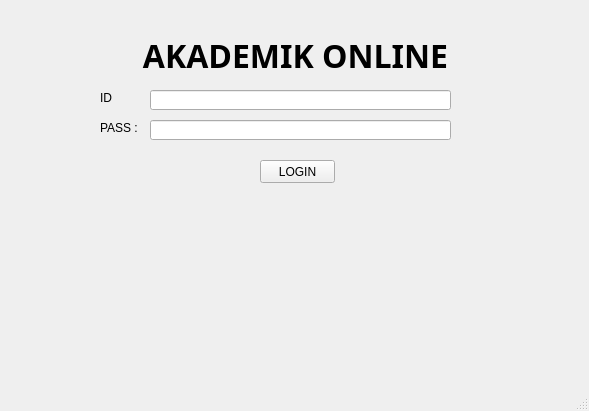
<?xml version="1.0" encoding="UTF-8"?>
<ui version="4.0">
 <class>MainWindow</class>
 <widget class="QMainWindow" name="MainWindow">
  <property name="geometry">
   <rect>
    <x>0</x>
    <y>0</y>
    <width>589</width>
    <height>411</height>
   </rect>
  </property>
  <property name="windowTitle">
   <string>MainWindow</string>
  </property>
  <widget class="QWidget" name="centralwidget">
   <widget class="QLabel" name="label">
    <property name="geometry">
     <rect>
      <x>100</x>
      <y>90</y>
      <width>31</width>
      <height>16</height>
     </rect>
    </property>
    <property name="text">
     <string>ID      :</string>
    </property>
   </widget>
   <widget class="QLabel" name="label_2">
    <property name="geometry">
     <rect>
      <x>100</x>
      <y>120</y>
      <width>41</width>
      <height>16</height>
     </rect>
    </property>
    <property name="text">
     <string>PASS :</string>
    </property>
   </widget>
   <widget class="QLabel" name="judul">
    <property name="geometry">
     <rect>
      <x>120</x>
      <y>30</y>
      <width>351</width>
      <height>51</height>
     </rect>
    </property>
    <property name="font">
     <font>
      <family>Rage Italic</family>
      <pointsize>24</pointsize>
      <weight>75</weight>
      <bold>true</bold>
     </font>
    </property>
    <property name="frameShape">
     <enum>QFrame::NoFrame</enum>
    </property>
    <property name="frameShadow">
     <enum>QFrame::Plain</enum>
    </property>
    <property name="text">
     <string>AKADEMIK ONLINE</string>
    </property>
    <property name="alignment">
     <set>Qt::AlignCenter</set>
    </property>
   </widget>
   <widget class="QLineEdit" name="inputID">
    <property name="geometry">
     <rect>
      <x>150</x>
      <y>90</y>
      <width>301</width>
      <height>20</height>
     </rect>
    </property>
   </widget>
   <widget class="QLineEdit" name="inputPASS">
    <property name="geometry">
     <rect>
      <x>150</x>
      <y>120</y>
      <width>301</width>
      <height>20</height>
     </rect>
    </property>
   </widget>
   <widget class="QPushButton" name="pushButton">
    <property name="geometry">
     <rect>
      <x>260</x>
      <y>160</y>
      <width>75</width>
      <height>23</height>
     </rect>
    </property>
    <property name="text">
     <string>LOGIN</string>
    </property>
   </widget>
  </widget>
  <widget class="QMenuBar" name="menubar">
   <property name="geometry">
    <rect>
     <x>0</x>
     <y>0</y>
     <width>589</width>
     <height>21</height>
    </rect>
   </property>
  </widget>
  <widget class="QStatusBar" name="statusbar"/>
 </widget>
 <resources/>
 <connections/>
</ui>
